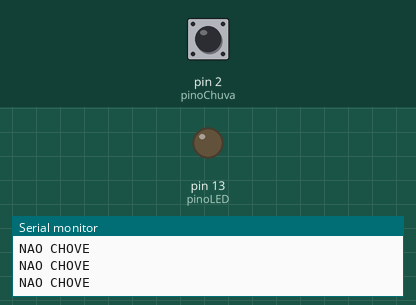
Recording of a sketch running on a simulated Arduino Uno, built with avr-gcc and run on an emulated ATmega328P. Shown: output pins drawn as LEDs (lit = HIGH), the last lines printed to the serial monitor. Dashed ring = blinking. The test bench sets the inputs (shaded band); at power-on: pin 2 (pinoChuva) LOW.

Above: at 1.2 s.
1.3 s: pin 2 (pinoChuva) driven HIGH
At 2.3 s:
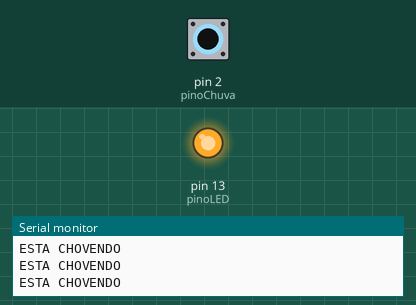
2.8 s: pin 2 (pinoChuva) driven LOW
At 3.2 s:
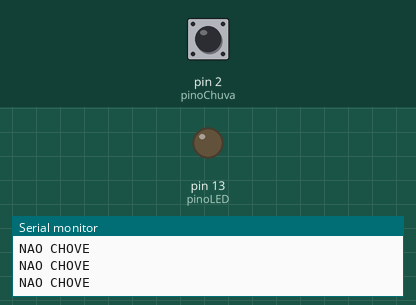
5.8 s: pin 2 (pinoChuva) pulsed HIGH 2 times (0.12 s each, 0.3 s apart)
At 6.17 s:
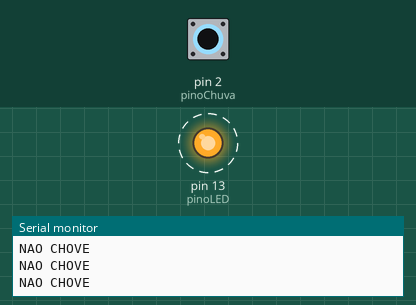
9.4 s: pin 2 (pinoChuva) pulsed HIGH 2 times (0.12 s each, 0.3 s apart)
At 10.5 s:
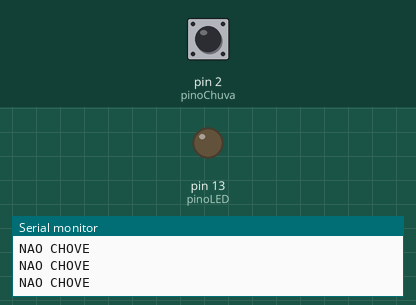
Timing chart, 0 to 12.4 s (numbered marks = the images above; inputs shaded):
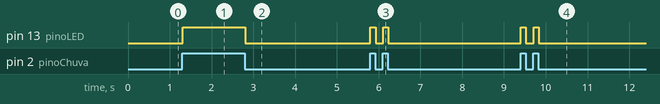

Measured:
- after the input at 1.3 s, pin 13 (pinoLED): LOW → HIGH at once
- after the input at 2.8 s, pin 13 (pinoLED): HIGH → LOW at once
- after the input at 5.8 s, pin 13 (pinoLED): alternates HIGH for 0.12 s and LOW for 0.18 s, 4 changes in all, then stays LOW, starting at once
- after the input at 9.4 s, pin 13 (pinoLED): alternates HIGH for 0.12 s and LOW for 0.18 s, 4 changes in all, then stays LOW, starting at once

The sketch:

CHUVA_SENSOR.ino
```cpp
int pinoChuva = 2;
int estadoChuva = 0;

int pinoLED = 13;

void setup()
{
  pinMode(pinoChuva, INPUT);
  pinMode(pinoLED, OUTPUT);

  Serial.begin(9600);
}

void loop()
{
  estadoChuva = digitalRead(pinoChuva);

  if (estadoChuva == HIGH) {
    digitalWrite(pinoLED, HIGH);
    Serial.println("ESTA CHOVENDO");
  }
  if (estadoChuva == LOW) {
    digitalWrite(pinoLED, LOW);
    Serial.println("NAO CHOVE");
  }
}
```
